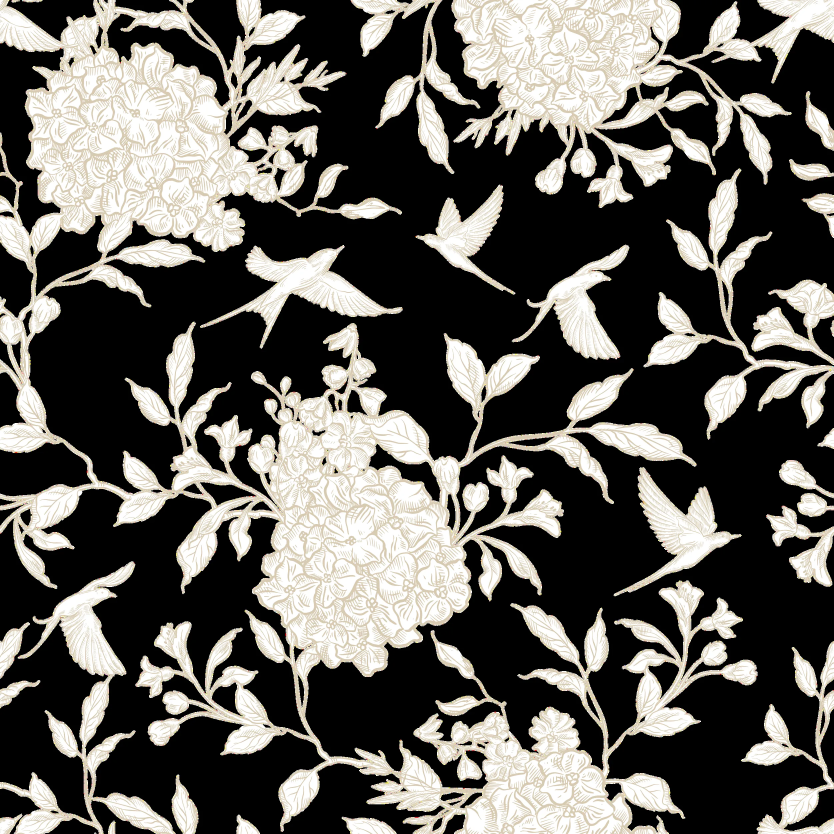
#> input picture site/assets/bg-images/bg-03.webp, 2501 x 2501 px, found by its file name (shown at 1/3 size)
$ python flatten_background.py
#> lines starting #> are read from the running program, lines starting #| are printed output that depends on the picture
"""Flatten the composited background SVG into a single optimized WebP.

The original background.svg references four 2501x2501 WebP images (~2.1 MB)
that are only ever displayed a few hundred pixels wide. This script bakes the
exact compositing the SVG performs into one small image:

- Left square  = photo bg-04 masked by the luminance of bg-02
- Right square = photo bg-03 masked by the luminance of bg-01
- The whole thing is drawn at 40% opacity over the cream page background.
"""

from PIL import Image

SRC = "site/assets/bg-images"
OUT = "site/assets/background.webp"
HALF = 800  # per-square size; final image is (2*HALF) x HALF
GLOBAL_OPACITY = 0.4
PAGE_BG = (251, 251, 243)  # #fbfbf3


def masked_square(photo_name, mask_name):
#> called with photo_name = 'bg-03', mask_name = 'bg-01'
    photo = Image.open(f"{SRC}/{photo_name}.webp").convert("RGB").resize(
        (HALF, HALF), Image.LANCZOS
    )
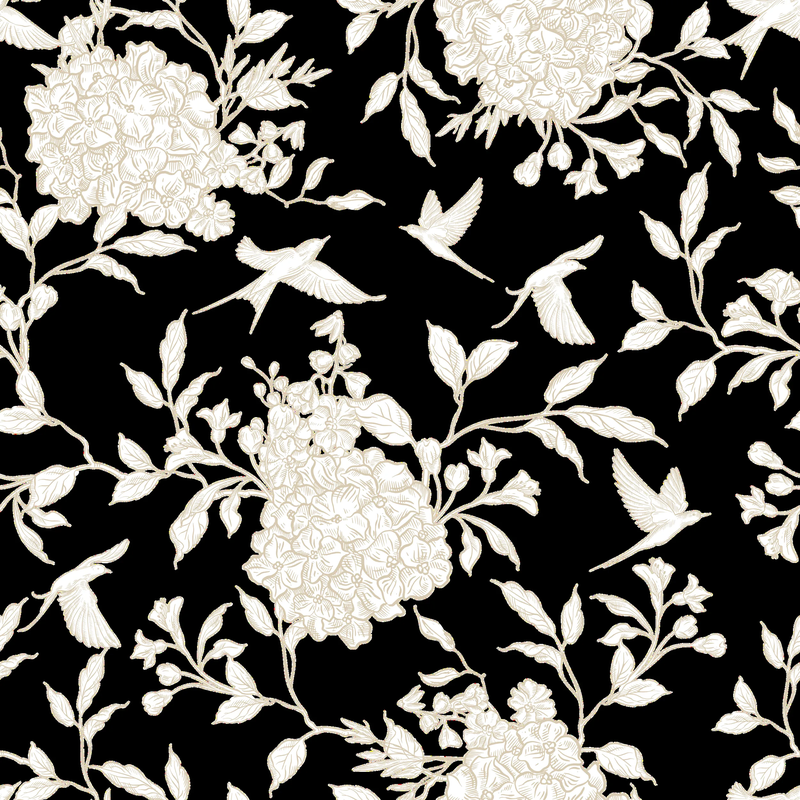
#> photo: PIL image 800x800 RGB; mean R, G, B 100.1, 98, 93.1
    mask = Image.open(f"{SRC}/{mask_name}.webp").convert("L").resize(
        (HALF, HALF), Image.LANCZOS
    )
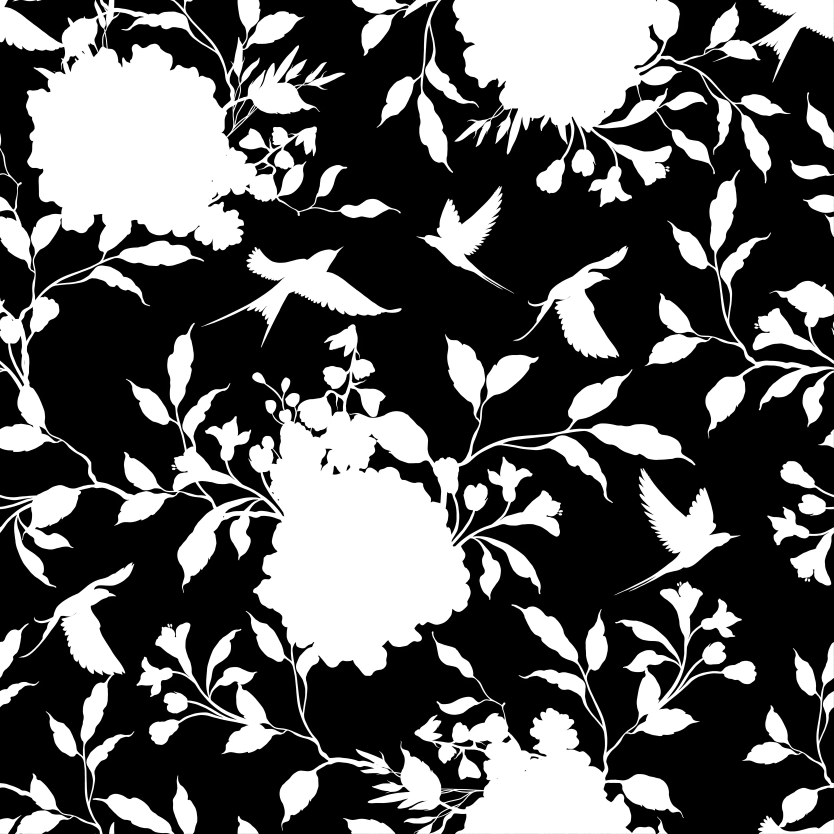
#> input picture site/assets/bg-images/bg-01.webp, 2501 x 2501 px, found by its file name (shown at 1/3 size)
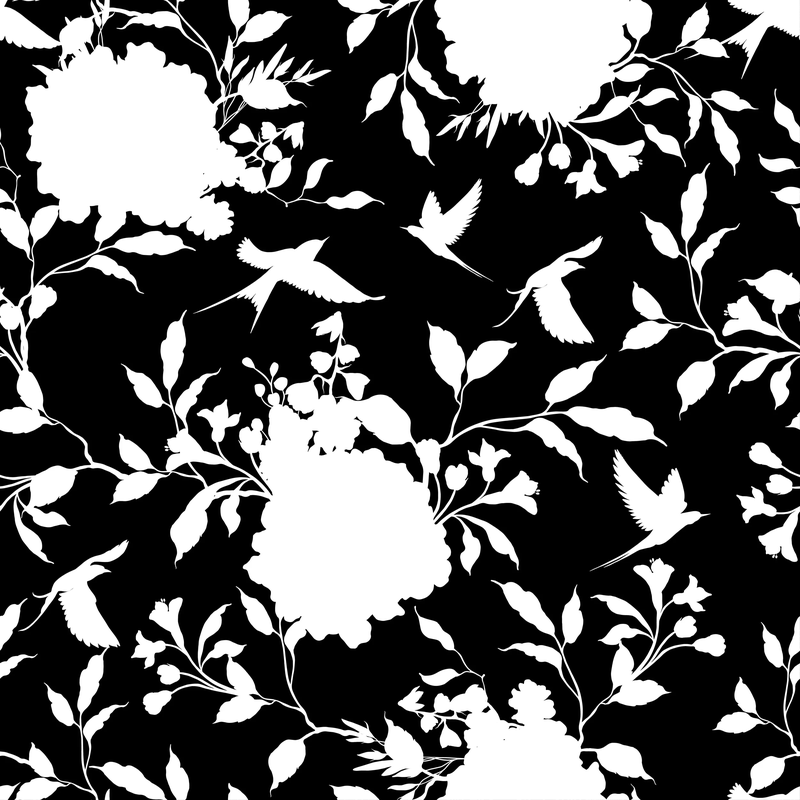
#> mask: PIL image 800x800 L; min 0, max 255, mean 92.1
    square = photo.convert("RGBA")
    square.putalpha(mask)
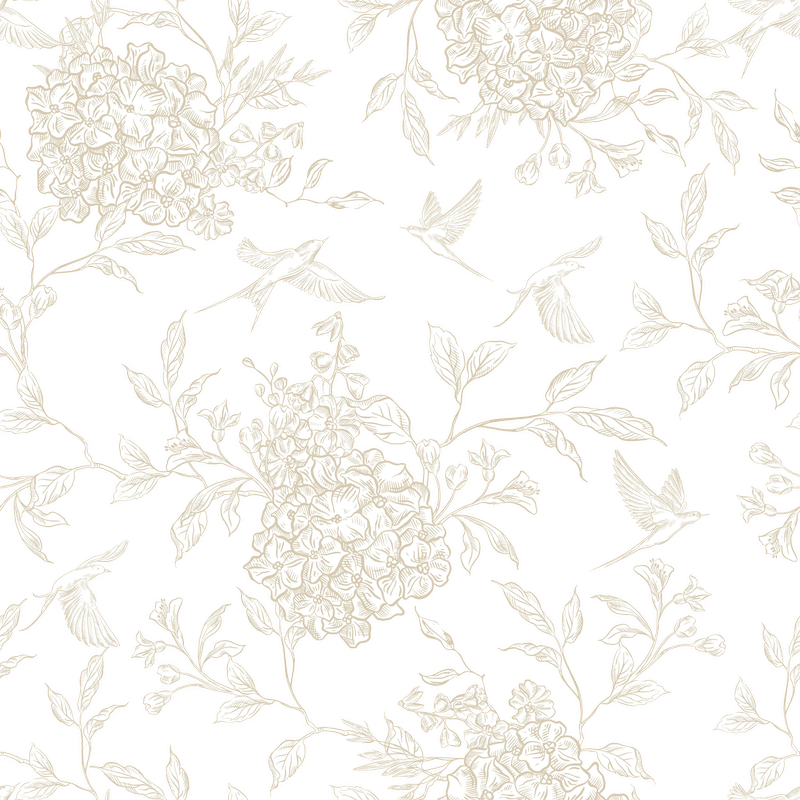
#> square: PIL image 800x800 RGBA; mean R, G, B, A 100.1, 98, 93.1, 92.1; transparent parts drawn white
    return square


def main():
    right = masked_square("bg-03", "bg-01")
    left = masked_square("bg-04", "bg-02")

    canvas = Image.new("RGBA", (2 * HALF, HALF), (0, 0, 0, 0))
    canvas.alpha_composite(left, (0, 0))
    canvas.alpha_composite(right, (HALF, 0))

    # Apply the SVG's global 40% opacity.
    alpha = canvas.getchannel("A").point(lambda a: int(a * GLOBAL_OPACITY))
    canvas.putalpha(alpha)

    # Bake onto the cream page background so the export can be fully opaque.
    background = Image.new("RGB", canvas.size, PAGE_BG)
    background.paste(canvas, (0, 0), canvas)

    background.save(OUT, "WEBP", quality=82, method=6)
    print(f"Wrote {OUT} at {background.size}")


if __name__ == "__main__":
#> (the run stopped early here; a loop or call above may not have finished)
